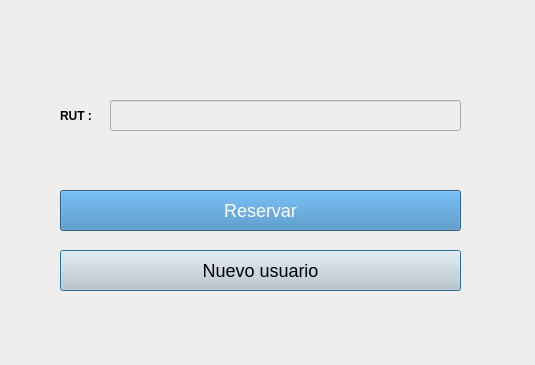
<?xml version="1.0" encoding="UTF-8"?>
<ui version="4.0">
 <class>Dialog</class>
 <widget class="QDialog" name="Dialog">
  <property name="windowModality">
   <enum>Qt::ApplicationModal</enum>
  </property>
  <property name="geometry">
   <rect>
    <x>0</x>
    <y>0</y>
    <width>535</width>
    <height>365</height>
   </rect>
  </property>
  <property name="windowTitle">
   <string>Rut usuario</string>
  </property>
  <property name="styleSheet">
   <string notr="true">background-color: rgb(238, 238, 236);</string>
  </property>
  <widget class="QPushButton" name="nuevo_usuario">
   <property name="geometry">
    <rect>
     <x>60</x>
     <y>250</y>
     <width>401</width>
     <height>41</height>
    </rect>
   </property>
   <property name="styleSheet">
    <string notr="true">background-color: #CDCDCD;
font: 25 11pt &quot;Ubuntu&quot;;
font-size: 18px;
/*border-radius: 8px;*/</string>
   </property>
   <property name="text">
    <string>Nuevo usuario</string>
   </property>
  </widget>
  <widget class="QLineEdit" name="rut_edit">
   <property name="geometry">
    <rect>
     <x>110</x>
     <y>100</y>
     <width>351</width>
     <height>31</height>
    </rect>
   </property>
  </widget>
  <widget class="QLabel" name="label_3">
   <property name="geometry">
    <rect>
     <x>60</x>
     <y>100</y>
     <width>41</width>
     <height>31</height>
    </rect>
   </property>
   <property name="sizePolicy">
    <sizepolicy hsizetype="Maximum" vsizetype="Maximum">
     <horstretch>0</horstretch>
     <verstretch>0</verstretch>
    </sizepolicy>
   </property>
   <property name="styleSheet">
    <string notr="true">font: 57 11pt &quot;Ubuntu&quot;;
font-weight: bold;</string>
   </property>
   <property name="text">
    <string>RUT : </string>
   </property>
  </widget>
  <widget class="QPushButton" name="reservar_rut">
   <property name="geometry">
    <rect>
     <x>60</x>
     <y>190</y>
     <width>401</width>
     <height>41</height>
    </rect>
   </property>
   <property name="styleSheet">
    <string notr="true">background-color: #3B83BD;
font-size: 18px;
/*border-radius: 8px;*/
color: #FFFFFF;</string>
   </property>
   <property name="text">
    <string>Reservar</string>
   </property>
  </widget>
 </widget>
 <tabstops>
  <tabstop>rut_edit</tabstop>
  <tabstop>reservar_rut</tabstop>
  <tabstop>nuevo_usuario</tabstop>
 </tabstops>
 <resources/>
 <connections/>
</ui>
